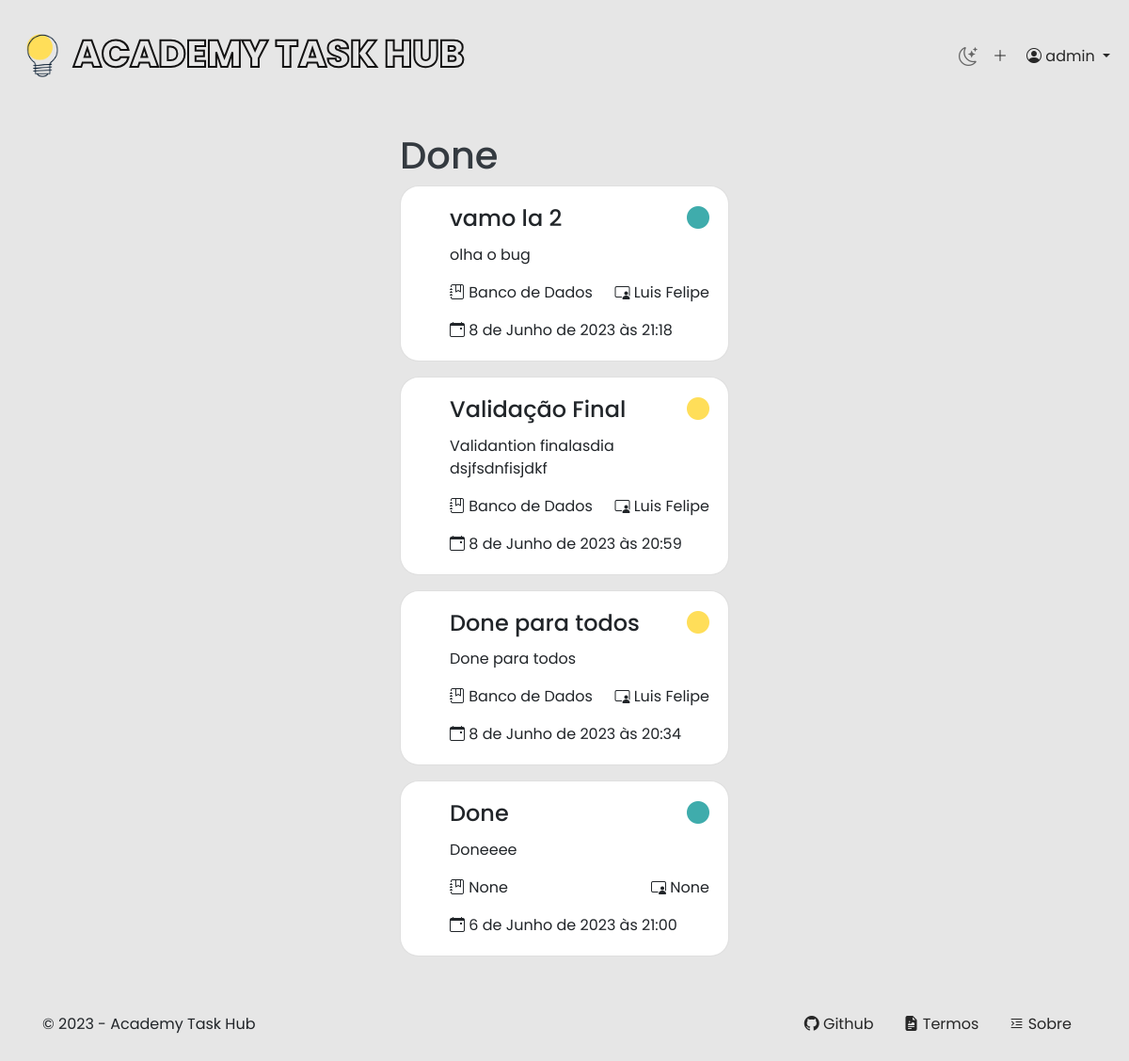
Before: /done/ (signed in) with the older database file.
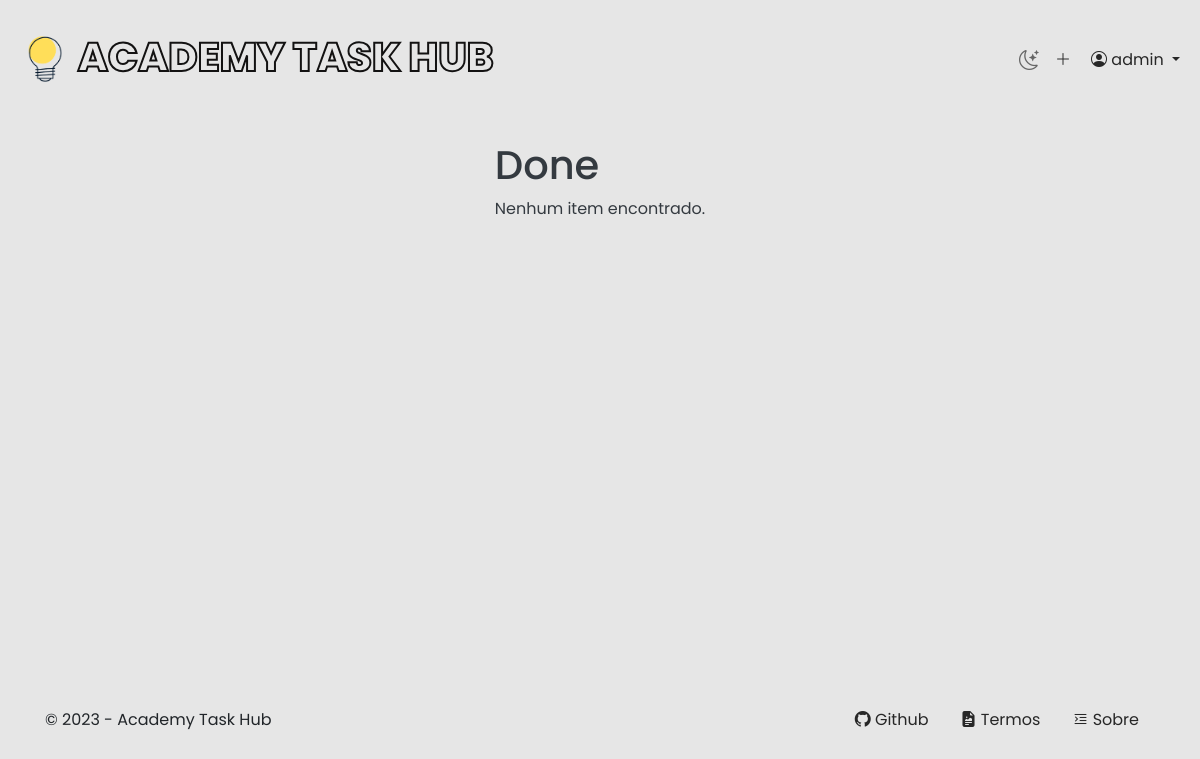
After: the same page with the newer database file.
### apps/client/models.py (models this page shows, shortened)
class ItemList(models.Model):
    STATUS = (
        ('TODO', 'To Do'),
        ('DOING', 'Doing'),
        ('DONE', 'Done'),
    )
    TYPE = (
        ('P', 'Pessoal'),
        ('A', 'Para todos')
    )
    author = models.ForeignKey(User, on_delete=models.CASCADE)
    title = models.CharField(max_length=50)
    content = models.CharField(max_length=150)
    created_date = models.DateTimeField(auto_now_add=True)
    updated_date = models.DateTimeField(auto_now=True)
    due_date = models.DateTimeField()
    discipline = models.ForeignKey(Discipline, on_delete=models.CASCADE, blank=True, null=True)
    teacher = models.ForeignKey(Teacher, models.CASCADE, blank=True, null=True)
    status = models.CharField(max_length=5, choices=STATUS)
    type = models.CharField(max_length=1, choices=TYPE)
    root = models.BooleanField(default=False)

class Discipline(models.Model):
    name = models.CharField(max_length=20)
    is_technical_area = models.BooleanField()
    def __str__ (self) -> str:
        return self.name

class Teacher(models.Model):
    name = models.CharField(max_length=20)
    def __str__(self) -> str:
        return self.name

### apps/home/views.py (the view)
# urls.py: path('done/', views.done, name='done'),
def done(request):
    if request.method == 'GET':
        if request.user.is_authenticated:
            person = Person.objects.get(user=request.user)
            item_list_done = person.item_list.filter(
                status='DONE').order_by('-due_date')
            return render(request, 'pages/done.html',
                          context={'item_list_done': item_list_done,
                                   'person': person})
        item_list_done = ItemList.objects.filter(
            type='A', status='DONE', root=True).order_by('-due_date')
        return render(request, 'pages/done.html',
                      context={'item_list_done': item_list_done})

### apps/home/templates/pages/done.html
{% extends 'base.html' %}
{% load static %}
{% block body %}
<section class="container section text-white d-flex justify-content-center align-items-start">
    <main class="done p-3 d-flex justify-content-center flex-column text-dark">
        <h1>Done</h1>
        {% for item in item_list_done %}
            {% include '../partials/card-item.html' %}
        {% empty %}
            <p>Nenhum item encontrado.</p>
        {% endfor %}
    </main>
</section>
{% endblock body %}

### apps/home/templates/partials/card-item.html
<ul class="card" style="min-width: 300px;">
    <li class="card-body">
        <h4 class="card-title">
            {{ item.title }}
            {% if item.type == "P" %}
                <i class="bi bi-circle-fill" style="color: #3facac;"></i>
            {% elif item.type == "A" %}
                <i class="bi bi-circle-fill" style="color: #ffde59;"></i>
            {% endif %}
        </h4>
        <p class="card-text">{{ item.content }}</p>
        <div class="more d-flex justify-content-between">
            <p><i class="bi bi-journal-bookmark"></i> {{ item.discipline }}</p>
            <p><i class="bi bi-person-video3"></i> {{ item.teacher }}</p>
        </div>
        <p class="card-text"><i class="bi bi-calendar-event"></i> {{ item.due_date }}</p>
    </li>
</ul>

Changed rows visible on the page:
removed ItemList: title "vamo la 2", type "P" (drawn), content "olha o bug", discipline "Banco de Dados", teacher "Luis Felipe", due_date "8 de Junho de 2023 às 21:18"
removed ItemList: title "Validação Final", type "A" (drawn), content "Validantion finalasdia dsjfsdnfisjdkf", discipline "Banco de Dados", teacher "Luis Felipe", due_date "8 de Junho de 2023 às 20:59"
removed ItemList: title "Done para todos", type "A" (drawn), content "Done para todos", discipline "Banco de Dados", teacher "Luis Felipe", due_date "8 de Junho de 2023 às 20:34"
removed ItemList: title "Done", type "P" (drawn), content "Doneeee", discipline "None", teacher "None", due_date "6 de Junho de 2023 às 21:00"
Other visible differences:
text now shown: "Nenhum item encontrado."
